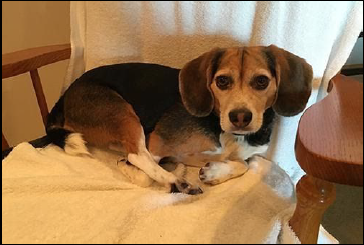
#> input picture Dhruv Submissions/Day4/dog.PNG, 364 x 245 px
$ python Paramertized_learning.py
#> lines starting #> are read from the running program, lines starting #| are printed output that depends on the picture; after the words box and inside, x2 and y2 are one past the last pixel; in counts of white or black regions, pixels touching at a corner belong together
import numpy as np
import cv2

# initialize the class label and set the seed of the pseudorandom
# number generator so we can reproduce our results
labels= ["dog", "cat", "panda"]
np.random.seed(1)
# randomly initialize our weight matrix and bias vector -- in a
# *real* training and classification task, these parameters would
# be *learned* by our model, but for the sake of this example,
# let’s use random values
W=np.random.randn(3,3072)
b = np.random.randn(3)
# load our example image, resize it, and then flatten it into our
# "feature vector" representation
orig = cv2.imread("dog.PNG")
#> orig is the input picture: shape (245, 364, 3); mean B, G, R 81.7, 118.8, 153.6
image = cv2.resize(orig, (32,32)).flatten()
#> image = 3072 values, max 255 at index 376, min 0 at index 1359, mean 120.9
# compute the output score by taking the dot product between the
# weight matrix and image pixels, followed by adding in the bias
scores = W.dot(image) + b
#> scores = [7684.2, -3157, 3914.5]
# loop over the score +  label and display them
for (label, score) in zip(labels, scores):
    print("[INFO] {}:{:.2f}".format(label, score))
#> this loop made 3 passes
#> (label, score) on passes 1 to 3: ('dog', 7684.2), ('cat', -3157), ('panda', 3914.5)
#| [INFO] dog:7684.16
#| [INFO] cat:-3156.98
#| [INFO] panda:3914.45

# draw the label with the highest score on the image a our
# prediction
cv2.putText(orig, "Label: {}" .format(labels[np.argmax(scores)]),( 10 , 30 ), cv2.FONT_HERSHEY_SIMPLEX, 0.9 , ( 0 , 255 , 0 ), 2 )
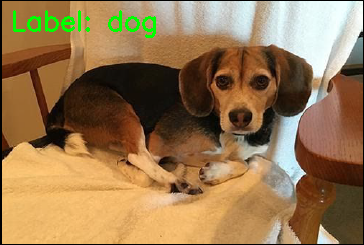
#> orig: shape (245, 364, 3); 1.13% of pixels changed, all inside (x1, y1, x2, y2) = (13, 10, 156, 38)

# display our input image
cv2.imshow("image", orig)
cv2.waitKey(0)
